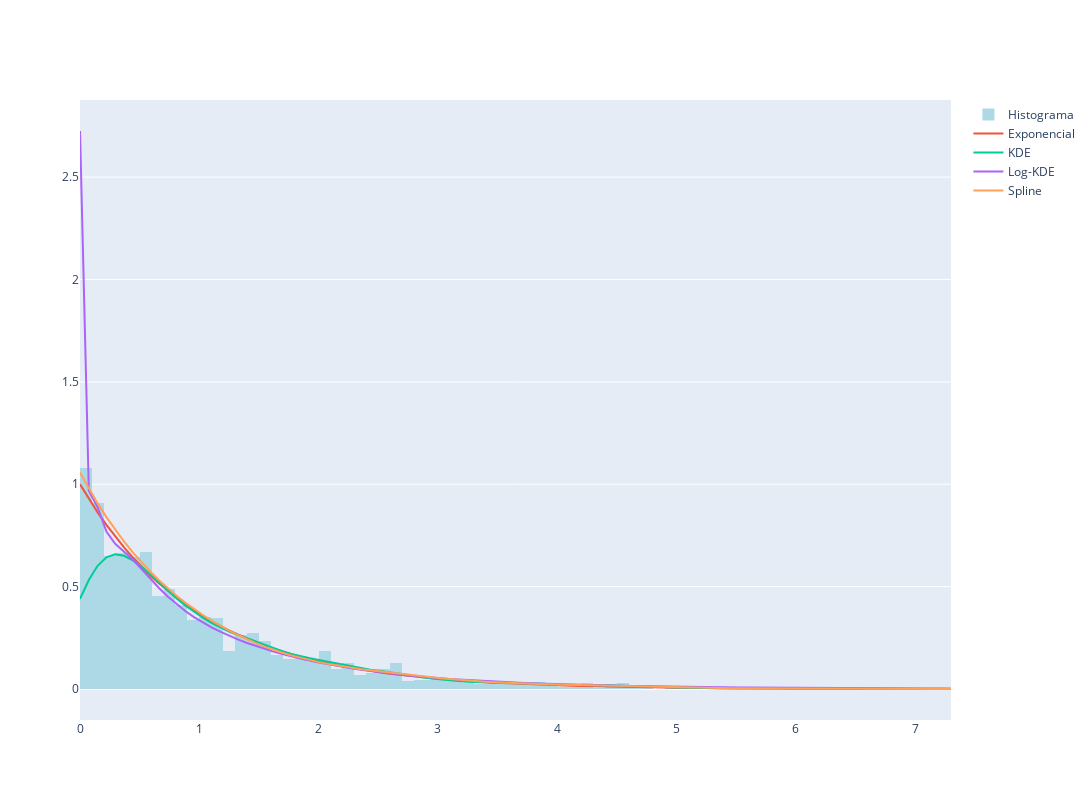

Notebook cell for this chart:
### Code cell
from scipy.stats import gaussian_kde
from scipy.interpolate import CubicSpline

# x_grid = np.linspace(0, 8, 1000)
x_grid = np.linspace(min(dados), max(dados), 100)  # Criar uma grade para plotar

# plt.hist(dados, bins=30, density=True, alpha=0.5, color='gray', label='Histograma')
# plt.plot(x_grid, np.exp(-x_grid))


kde = gaussian_kde(dados)
densidade_kde = kde(x_grid)
# plt.plot(x_grid, densidade_kde, label='KDE')


# dados_log = np.log(dados)
# kde_log = gaussian_kde(dados_log)
# x_grid_log = np.linspace(np.log(min(dados)), np.log(max(dados)), 1000)
# densidade_log = kde_log(x_grid_log)
# densidade_log_kde = densidade_log / np.exp(x_grid_log)
# plt.plot(np.exp(x_grid_log), densidade_log_kde, label='Log-KDE')

kde_log = gaussian_kde(dados_log, bw_method='scott')  # Usar banda "Scott" para suavização
log_grid = np.log(x_grid)
densidade_log = kde_log(log_grid)  # KDE no espaço log-transformado
densidade = densidade_log / x_grid  # Corrigir pela transformação (Jacobian)
# plt.plot(x_grid, densidade, label='Spline')



knots = np.linspace(min(dados), max(dados), 10)  
hist, edges = np.histogram(dados, bins=knots, density=True)
centros = (edges[:-1] + edges[1:]) / 2
log_densidades = np.log(hist + 1e-9) 
spline = CubicSpline(centros, log_densidades, bc_type='natural')
densidade_estimada = np.exp(spline(x_grid))
# plt.plot(x_grid, densidade_estimada, label='Spline')

 

fig = go.Figure()
fig.add_trace(go.Histogram(
    x=dados,
    histnorm='probability density',  # Normalizar o histograma para probabilidades
    xbins=dict(start=0, end=10, size=0.1),
    marker=dict(color='lightblue'),
    name='Histograma'
))
fig.add_trace(go.Scatter(
    x=x_grid,  
    y=np.exp(-x_grid),  
    name='Exponencial'
))
fig.add_trace(go.Scatter(
    x=x_grid,  
    y=densidade_kde,  
    name='KDE'
))
fig.add_trace(go.Scatter(
    x=x_grid,  
    y=densidade,  
    name='Log-KDE'
))
fig.add_trace(go.Scatter(
    x=x_grid,  
    y=densidade_estimada,  
    name='Spline'
))


fig.update_layout(
    width=1200,  # Largura da figura
    height=800   # Altura da figura
)



fig.show()
